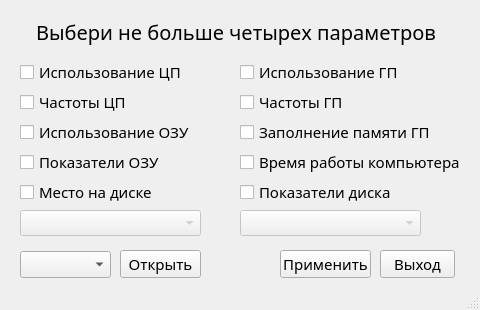
<?xml version="1.0" encoding="UTF-8"?>
<ui version="4.0">
 <class>HardwareMonitor</class>
 <widget class="QMainWindow" name="HardwareMonitor">
  <property name="geometry">
   <rect>
    <x>0</x>
    <y>0</y>
    <width>480</width>
    <height>310</height>
   </rect>
  </property>
  <property name="minimumSize">
   <size>
    <width>480</width>
    <height>310</height>
   </size>
  </property>
  <property name="maximumSize">
   <size>
    <width>480</width>
    <height>310</height>
   </size>
  </property>
  <property name="font">
   <font>
    <family>Century Gothic</family>
    <pointsize>11</pointsize>
   </font>
  </property>
  <property name="windowTitle">
   <string>Hardware Monitor</string>
  </property>
  <widget class="QWidget" name="centralwidget">
   <widget class="QLabel" name="label">
    <property name="enabled">
     <bool>true</bool>
    </property>
    <property name="geometry">
     <rect>
      <x>20</x>
      <y>10</y>
      <width>432</width>
      <height>44</height>
     </rect>
    </property>
    <property name="font">
     <font>
      <family>Century Gothic</family>
      <pointsize>15</pointsize>
      <weight>50</weight>
      <italic>false</italic>
      <bold>false</bold>
     </font>
    </property>
    <property name="mouseTracking">
     <bool>true</bool>
    </property>
    <property name="text">
     <string>&lt;html&gt;&lt;head/&gt;&lt;body&gt;&lt;p align=&quot;center&quot;&gt;Выбери не больше четырех параметров&lt;/p&gt;&lt;/body&gt;&lt;/html&gt;</string>
    </property>
    <property name="margin">
     <number>10</number>
    </property>
   </widget>
   <widget class="QCheckBox" name="cpu">
    <property name="geometry">
     <rect>
      <x>20</x>
      <y>60</y>
      <width>164</width>
      <height>24</height>
     </rect>
    </property>
    <property name="font">
     <font>
      <family>Century Gothic</family>
      <pointsize>11</pointsize>
     </font>
    </property>
    <property name="text">
     <string>Использование ЦП</string>
    </property>
   </widget>
   <widget class="QCheckBox" name="cpuclocks">
    <property name="geometry">
     <rect>
      <x>20</x>
      <y>90</y>
      <width>108</width>
      <height>24</height>
     </rect>
    </property>
    <property name="font">
     <font>
      <family>Century Gothic</family>
      <pointsize>11</pointsize>
     </font>
    </property>
    <property name="text">
     <string>Частоты ЦП</string>
    </property>
   </widget>
   <widget class="QCheckBox" name="ramuse">
    <property name="geometry">
     <rect>
      <x>20</x>
      <y>120</y>
      <width>176</width>
      <height>24</height>
     </rect>
    </property>
    <property name="font">
     <font>
      <family>Century Gothic</family>
      <pointsize>11</pointsize>
     </font>
    </property>
    <property name="text">
     <string>Использование ОЗУ</string>
    </property>
   </widget>
   <widget class="QCheckBox" name="gpuclocks">
    <property name="geometry">
     <rect>
      <x>240</x>
      <y>90</y>
      <width>104</width>
      <height>24</height>
     </rect>
    </property>
    <property name="font">
     <font>
      <family>Century Gothic</family>
      <pointsize>11</pointsize>
     </font>
    </property>
    <property name="text">
     <string>Частоты ГП</string>
    </property>
   </widget>
   <widget class="QCheckBox" name="gpu">
    <property name="geometry">
     <rect>
      <x>240</x>
      <y>60</y>
      <width>160</width>
      <height>24</height>
     </rect>
    </property>
    <property name="font">
     <font>
      <family>Century Gothic</family>
      <pointsize>11</pointsize>
     </font>
    </property>
    <property name="text">
     <string>Использование ГП</string>
    </property>
   </widget>
   <widget class="QCheckBox" name="gpumem">
    <property name="geometry">
     <rect>
      <x>240</x>
      <y>120</y>
      <width>195</width>
      <height>24</height>
     </rect>
    </property>
    <property name="font">
     <font>
      <family>Century Gothic</family>
      <pointsize>11</pointsize>
     </font>
    </property>
    <property name="text">
     <string>Заполнение памяти ГП</string>
    </property>
   </widget>
   <widget class="QCheckBox" name="uptime">
    <property name="geometry">
     <rect>
      <x>240</x>
      <y>150</y>
      <width>232</width>
      <height>24</height>
     </rect>
    </property>
    <property name="font">
     <font>
      <family>Century Gothic</family>
      <pointsize>11</pointsize>
     </font>
    </property>
    <property name="text">
     <string>Время работы компьютера</string>
    </property>
   </widget>
   <widget class="QCheckBox" name="rammem">
    <property name="geometry">
     <rect>
      <x>20</x>
      <y>150</y>
      <width>147</width>
      <height>24</height>
     </rect>
    </property>
    <property name="font">
     <font>
      <family>Century Gothic</family>
      <pointsize>11</pointsize>
     </font>
    </property>
    <property name="text">
     <string>Показатели ОЗУ</string>
    </property>
   </widget>
   <widget class="QCheckBox" name="diskspace">
    <property name="geometry">
     <rect>
      <x>20</x>
      <y>180</y>
      <width>147</width>
      <height>24</height>
     </rect>
    </property>
    <property name="font">
     <font>
      <family>Century Gothic</family>
      <pointsize>11</pointsize>
     </font>
    </property>
    <property name="text">
     <string>Место на диске</string>
    </property>
   </widget>
   <widget class="QCheckBox" name="diskusage">
    <property name="geometry">
     <rect>
      <x>240</x>
      <y>180</y>
      <width>160</width>
      <height>24</height>
     </rect>
    </property>
    <property name="font">
     <font>
      <family>Century Gothic</family>
      <pointsize>11</pointsize>
     </font>
    </property>
    <property name="text">
     <string>Показатели диска</string>
    </property>
   </widget>
   <widget class="QPushButton" name="applybutton">
    <property name="geometry">
     <rect>
      <x>280</x>
      <y>250</y>
      <width>91</width>
      <height>28</height>
     </rect>
    </property>
    <property name="font">
     <font>
      <family>Century Gothic</family>
      <pointsize>11</pointsize>
     </font>
    </property>
    <property name="text">
     <string>Применить</string>
    </property>
   </widget>
   <widget class="QPushButton" name="exitbutton">
    <property name="geometry">
     <rect>
      <x>380</x>
      <y>250</y>
      <width>75</width>
      <height>28</height>
     </rect>
    </property>
    <property name="font">
     <font>
      <family>Century Gothic</family>
      <pointsize>11</pointsize>
     </font>
    </property>
    <property name="text">
     <string>Выход</string>
    </property>
   </widget>
   <widget class="QComboBox" name="comlist">
    <property name="geometry">
     <rect>
      <x>20</x>
      <y>251</y>
      <width>91</width>
      <height>27</height>
     </rect>
    </property>
    <property name="font">
     <font>
      <family>Century Gothic</family>
      <pointsize>11</pointsize>
     </font>
    </property>
    <property name="currentText">
     <string/>
    </property>
   </widget>
   <widget class="QComboBox" name="combodiskspace">
    <property name="enabled">
     <bool>false</bool>
    </property>
    <property name="geometry">
     <rect>
      <x>20</x>
      <y>210</y>
      <width>181</width>
      <height>26</height>
     </rect>
    </property>
    <property name="font">
     <font>
      <family>Century Gothic</family>
      <pointsize>11</pointsize>
     </font>
    </property>
    <property name="currentText">
     <string/>
    </property>
   </widget>
   <widget class="QComboBox" name="combodiskusage">
    <property name="enabled">
     <bool>false</bool>
    </property>
    <property name="geometry">
     <rect>
      <x>240</x>
      <y>210</y>
      <width>181</width>
      <height>26</height>
     </rect>
    </property>
    <property name="font">
     <font>
      <family>Century Gothic</family>
      <pointsize>11</pointsize>
     </font>
    </property>
    <property name="currentText">
     <string/>
    </property>
   </widget>
   <widget class="QPushButton" name="openbutton">
    <property name="geometry">
     <rect>
      <x>120</x>
      <y>250</y>
      <width>81</width>
      <height>28</height>
     </rect>
    </property>
    <property name="font">
     <font>
      <family>Century Gothic</family>
      <pointsize>11</pointsize>
     </font>
    </property>
    <property name="text">
     <string>Открыть</string>
    </property>
   </widget>
  </widget>
  <widget class="QStatusBar" name="statusbar">
   <property name="enabled">
    <bool>true</bool>
   </property>
  </widget>
 </widget>
 <resources/>
 <connections/>
</ui>
